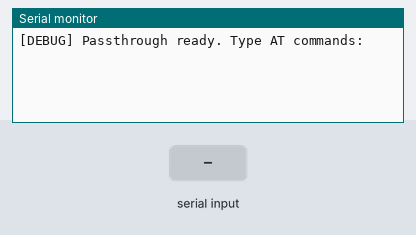
The sketch below on a simulated Arduino Uno, built with avr-gcc and run on an emulated ATmega328P. On the bench: the last lines printed to the serial monitor. The test bench sets the inputs (shaded band).

Above: at 1.2 s.
1.3 s: "1\n" received over Serial
At 2.5 s:
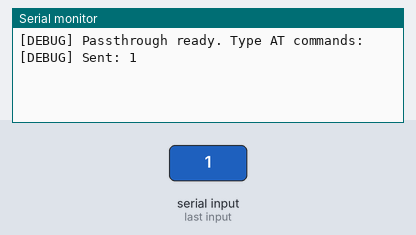
2.8 s: "1\n" received over the second serial link
At 3.9 s:
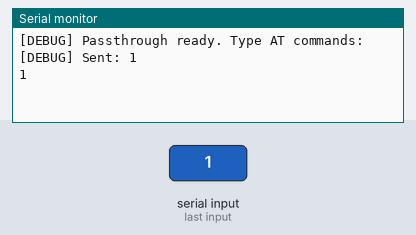
4.3 s: "0\n" received over Serial
At 5.0 s:
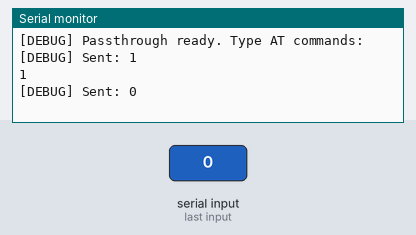
5.8 s: "0\n" received over the second serial link
At 6.2 s:
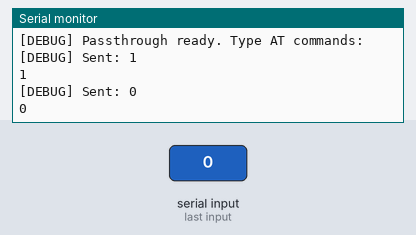

Measured:
- after the input at 1.3 s, the serial monitor: prints a new line at once (image 1)
- after the input at 2.8 s, the serial monitor: prints a new line at once (image 2)
- after the input at 4.3 s, the serial monitor: prints a new line at once (image 3)
- after the input at 5.8 s, the serial monitor: prints a new line at once (image 4)

The sketch:

Serial_Test.ino
```cpp
#include <SoftwareSerial.h>
SoftwareSerial BTSerial(11, 12); // RX, TX for BT201

void setup() {
  Serial.begin(115200);       // Serial Monitor
  BTSerial.begin(57600);      // BT201 at 57600 baud
  Serial.println("[DEBUG] Passthrough ready. Type AT commands:");
}

void loop() {
  if (Serial.available()) {
    String cmd = Serial.readStringUntil('\n');
    BTSerial.print(cmd);
    BTSerial.print("\r\n");
    Serial.print("[DEBUG] Sent: ");
    Serial.println(cmd);
    delay(50);
  }

  while (BTSerial.available()) {
    char c = BTSerial.read();
    Serial.write(c);
  }
}
```
